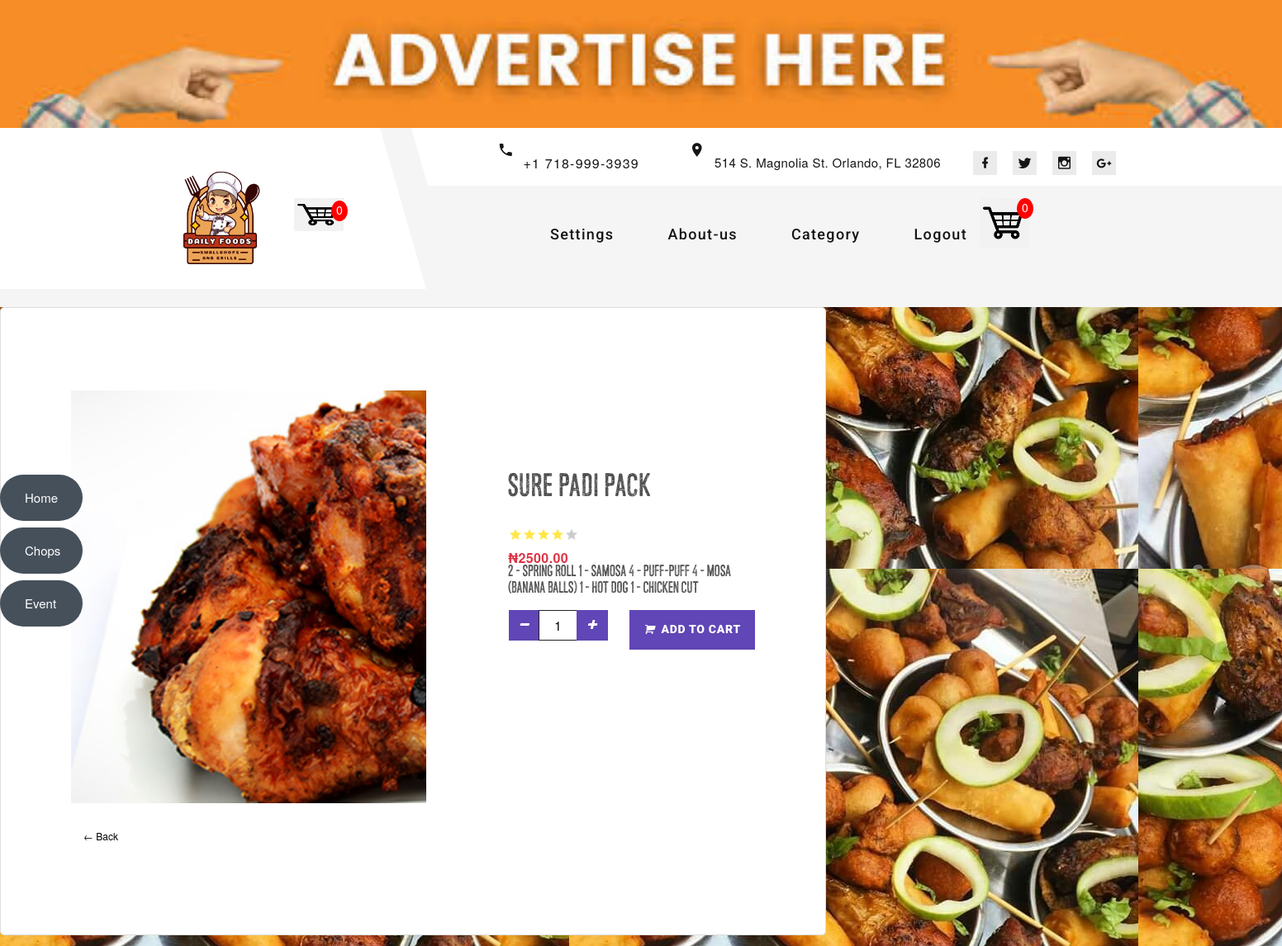
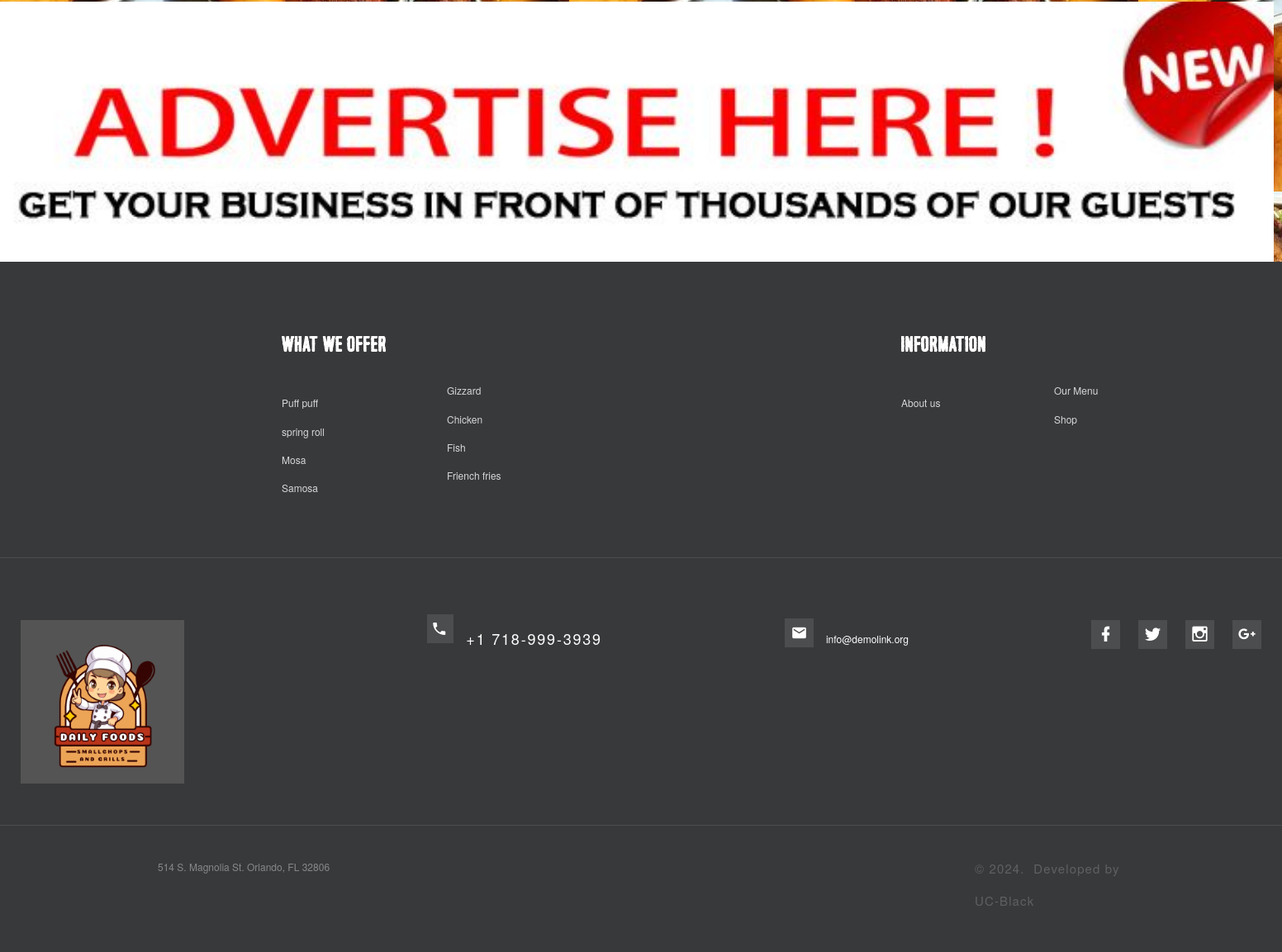
The app's page /chops_detail/4/ (signed in) with its own data (2 pictures, top to bottom).
### smallchop/models.py (models this page shows, shortened)
class Product(models.Model):
    name = models.CharField(max_length=200, null=True)
    price = models.DecimalField(max_digits=7, decimal_places=2)
    description = models.TextField( max_length=500, null=True)
    reviews = models.ManyToManyField('smallchop.Review', blank=True, related_name="product_reviews")
    date_created = models.DateTimeField(auto_now_add=True, null=True)
    category = models.ManyToManyField(Category, related_name='products')
    image = models.ImageField( upload_to="images/products", null=True, blank=True)
    @property
    def imageURL(self):
        try:
            url = self.image.url
        except:
            url = ''
        return url

### smallchop/decorators.py (the view)
        def wrapper_func(request, *args, **kwargs):
            group = None
            if request.user.groups.exists():
                group = request.user.groups.all()[0].name
            if group in allowed_roles:
              return view_func(request, *args, **kwargs)
            else:
                return HttpResponse('you are not allowed to view this page')

### smallchop/models.py (called while the page is built)
    @property
    def get_cart_items(self):
        orderitems = self.orderitem_set.all()
        total = sum([item.quantity for item in orderitems])
        return total

### smallchop/utils.py (called while the page is built)
def cartData(request):
    items = []
    order = {'get_cart_total': 0, 'get_cart_items': 0, 'shipping': False}
    cartItems = order['get_cart_items']
    if request.user.is_authenticated:
        customer = request.user.customer
        order, created = Order.objects.get_or_create(customer=customer, complete=False)
        items = order.orderitem_set.all()
        cartItems = order.get_cart_items
    return {'items': items, 'order': order, 'cartItems': cartItems}

### smallchop/views.py (called while the page is built)
@login_required(login_url='login')
@allowed_users(allowed_roles=['customer'])
def ChopsDetail(request, product_id):
    categories = Category.objects.all()
    product = Product.objects.get(pk=product_id)
    data = cartData(request)
    cartItems = data['cartItems']
    items = data['items']
    context = {'items': items, 'product':product,  'cartItems': cartItems, 'categories': categories }
    return render(request, 'chops/chops_detail.html',  context)

### templates/chops/chops_detail.html
{% extends 'chops/base.html' %}
{% load static %}
{% block content %}
<div class="product-detail">
    <div class="roww">
        <div class="pro-img-container">
            <img class="pro-img" src="{{ product.imageURL }}" alt="{{ product.name }}" />
        </div>
        <div class="secure-detail">
        <div class="parallax-content section-xl text-md-left">
            <h4 class="product-title">{{product.name}}</h4>
                <div class="product-rating"><span class="mdi mdi-star"></span><span class="mdi mdi-star"></span><span class="mdi mdi-star"></span><span class="mdi mdi-star"></span><span class="mdi mdi-star text-gray-13"></span>
                </div>
                <div class="product-price-wrap">
                <div class="product-price">₦{{product.price|floatformat:2}}</div>
                </div>
               <div>
                    <h6>{{ product.description }}</h6>
                </div>
                <div class="d-flex align-items-center mb-4 pt-2">
                    <div class="input-group quantity mr-3" style="width: 130px;">
                        <div class="input-group-btn">
                                            <button class="btn btn-primary btn-minus"  >
                                <i class="fa fa-minus"></i>
                            </button>
                        </div>
                        <input type="text" id="quantityInput_{{ product.id }}" name="quantity" data-product="{{ product.id }}" data-action="add" class="form-control bg-secondary text-center" value="1">
                        <div class="input-group-btn">
                            <button  class="btn btn-primary btn-plus ">
                                <i class="fa fa-plus"></i>
                            </button>
                        </div>
                    </div>
                    <button data-product={{product.id}} data-action="add"  class="btn btn-primary px-3 update-cart"><i class="fa fa-shopping-cart mr-1"></i> Add To Cart</button>
                                </div>
            </div>
        </div>
    </div>
    <p><a href="{% url 'chops' %}">&#8592; Back</a></p>
</div>
{% endblock %}

### static/css/main.css (style rules this page uses)
h1,h2,h3,h4,h5,h6 { color:hsl(0, 0%, 30%); }
.btn { border-radius: 0; }
.quantity { display: inline-block; font-weight: 700; padding-right:10px; }

### records on screen
Product: imageURL (picture), name "Sure Padi pack", price "2500.00", description "2 - Spring roll 1 - Samosa 4 - Puff-puff 4 - Mosa (Banana balls) 1 - hot dog 1 - Chicken cut"

### other values on screen
{{ cartItems }} "0"
